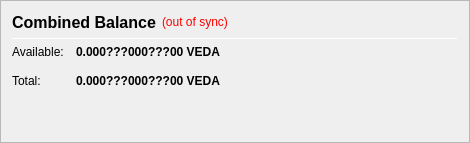
                   <widget class="QFrame" name="frame_CombinedBalances">
                    <property name="minimumSize">
                     <size>
                      <width>470</width>
                      <height>0</height>
                     </size>
                    </property>
                    <property name="frameShape">
                     <enum>QFrame::StyledPanel</enum>
                    </property>
                    <property name="frameShadow">
                     <enum>QFrame::Raised</enum>
                    </property>
                    <layout class="QVBoxLayout" name="verticalLayout_5">
                     <item>
                      <layout class="QHBoxLayout" name="horizontalLayout_5" stretch="0,0,0">
                       <item>
                        <widget class="QLabel" name="label_5z">
                         <property name="minimumSize">
                          <size>
                           <width>0</width>
                           <height>20</height>
                          </size>
                         </property>
                         <property name="font">
                          <font>
                           <pointsize>12</pointsize>
                           <weight>75</weight>
                           <bold>true</bold>
                          </font>
                         </property>
                         <property name="toolTip">
                          <string>Combined Balance (including unconfirmed and immature coins)</string>
                         </property>
                         <property name="text">
                          <string>Combined Balance</string>
                         </property>
                        </widget>
                       </item>
                       <item>
                        <widget class="QLabel" name="labelWalletStatus">
                         <property name="cursor">
                          <cursorShape>WhatsThisCursor</cursorShape>
                         </property>
                         <property name="toolTip">
                          <string>The displayed information may be out of date. Your wallet automatically synchronizes with the VEDA network after a connection is established, but this process has not completed yet.</string>
                         </property>
                         <property name="styleSheet">
                          <string notr="true">QLabel { color: red; }</string>
                         </property>
                         <property name="text">
                          <string notr="true">(out of sync)</string>
                         </property>
                         <property name="alignment">
                          <set>Qt::AlignLeading|Qt::AlignLeft|Qt::AlignVCenter</set>
                         </property>
                        </widget>
                       </item>
                       <item>
                        <spacer name="horizontalSpacer_1">
                         <property name="orientation">
                          <enum>Qt::Horizontal</enum>
                         </property>
                         <property name="sizeHint" stdset="0">
                          <size>
                           <width>40</width>
                           <height>20</height>
                          </size>
                         </property>
                        </spacer>
                       </item>
                      </layout>
                     </item>
                     <item>
                      <widget class="Line" name="line_CombinedBalance">
                       <property name="minimumSize">
                        <size>
                         <width>0</width>
                         <height>1</height>
                        </size>
                       </property>
                       <property name="maximumSize">
                        <size>
                         <width>16777215</width>
                         <height>1</height>
                        </size>
                       </property>
                       <property name="orientation">
                        <enum>Qt::Horizontal</enum>
                       </property>
                      </widget>
                     </item>
                     <item>
                      <layout class="QGridLayout" name="gridLayout_3">
                       <property name="spacing">
                        <number>12</number>
                       </property>
                       <item row="1" column="0">
                        <widget class="QLabel" name="labelBalanceTextz">
                         <property name="text">
                          <string>Available:</string>
                         </property>
                        </widget>
                       </item>
                       <item row="1" column="1">
                        <widget class="QLabel" name="labelBalancez">
                         <property name="font">
                          <font>
                           <weight>75</weight>
                           <bold>true</bold>
                          </font>
                         </property>
                         <property name="cursor">
                          <cursorShape>IBeamCursor</cursorShape>
                         </property>
                         <property name="toolTip">
                          <string>Your current spendable balance</string>
                         </property>
                         <property name="text">
                          <string notr="true">0.000???000???00 VEDA</string>
                         </property>
                         <property name="alignment">
                          <set>Qt::AlignRight|Qt::AlignTrailing|Qt::AlignVCenter</set>
                         </property>
                         <property name="textInteractionFlags">
                          <set>Qt::LinksAccessibleByMouse|Qt::TextSelectableByKeyboard|Qt::TextSelectableByMouse</set>
                         </property>
                        </widget>
                       </item>
                       <item row="2" column="0">
                        <widget class="QLabel" name="labelTotalTextz">
                         <property name="text">
                          <string>Total:</string>
                         </property>
                        </widget>
                       </item>
                       <item row="2" column="1">
                        <widget class="QLabel" name="labelTotalz">
                         <property name="font">
                          <font>
                           <weight>75</weight>
                           <bold>true</bold>
                          </font>
                         </property>
                         <property name="cursor">
                          <cursorShape>IBeamCursor</cursorShape>
                         </property>
                         <property name="toolTip">
                          <string>Total Balance, including all unavailable coins.</string>
                         </property>
                         <property name="text">
                          <string notr="true">0.000???000???00 VEDA</string>
                         </property>
                         <property name="alignment">
                          <set>Qt::AlignRight|Qt::AlignTrailing|Qt::AlignVCenter</set>
                         </property>
                         <property name="textInteractionFlags">
                          <set>Qt::LinksAccessibleByMouse|Qt::TextSelectableByKeyboard|Qt::TextSelectableByMouse</set>
                         </property>
                        </widget>
                       </item>
                       <item row="2" column="3">
                        <spacer name="horizontalSpacer_2">
                         <property name="orientation">
                          <enum>Qt::Horizontal</enum>
                         </property>
                         <property name="sizeHint" stdset="0">
                          <size>
                           <width>40</width>
                           <height>20</height>
                          </size>
                         </property>
                        </spacer>
                       </item>
                      </layout>
                     </item>
                     <item>
                      <spacer name="verticalSpacer_1">
                       <property name="orientation">
                        <enum>Qt::Vertical</enum>
                       </property>
                       <property name="sizeHint" stdset="0">
                        <size>
                         <width>20</width>
                         <height>40</height>
                        </size>
                       </property>
                      </spacer>
                     </item>
                    </layout>
                   </widget>
